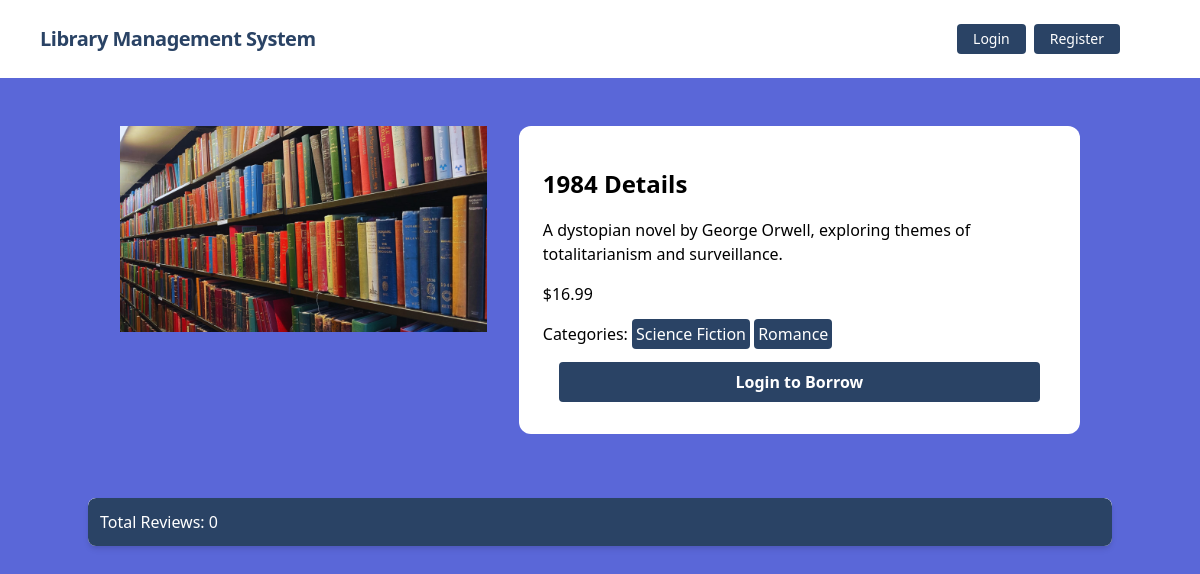
Page /books/details/5/ on the committed database.
### books/models.py (models this page shows, shortened)
class Book(models.Model):
    title = models.CharField(max_length=100)
    description = models.TextField()
    image = models.ImageField(upload_to='books/uploads', blank=True, null=True)
    price = models.FloatField()
    categories = models.ManyToManyField(Category)
    borrowers = models.ManyToManyField(User, related_name='borrowed_books', blank=True)

class Category(models.Model):
    name = models.CharField(max_length=100, unique=True)

### books/views.py (the view)
# urls.py: path('details/<int:pk>/', BookDetailsView.as_view(), name='book_details'),
class BookDetailsView(DetailView):
    model = Book
    template_name = 'books/book_details.html'
    context_object_name = 'book'
    def get_context_data(self, **kwargs):
        context = super().get_context_data(**kwargs)
        book = self.object
        context['reviews'] = Review.objects.filter(book=book)
        context['review_form'] = ReviewForm()
        return context

### books/templates/books/book_details.html (shortened to what this page needs)
{% extends "base.html" %}
{% load crispy_forms_tags %}
{% block content %}
  <div class="flex mx-8 py-12 justify-between">
    <div class="w-1/2">
      <img src="{{ book.image.url }}" alt="{{ book.title }}" class="w-72 h-96 object-cover">
    </div>
    <div class="ml-8 bg-white p-6 rounded-xl">
      <h1 class="font-bold text-2xl pt-4 pb-4">{{ book.title }} Details</h1>
      <p class="pb-4">{{ book.description }}</p>
      <p class="pb-4">${{ book.price }}</p>
      <span>Categories: </span>
      {% for category in book.categories.all %}
        <span class="text-white my-4 bg-blue-900 p-1 rounded">{{ category.name }}</span>
      {% endfor %}
      {% if user.is_authenticated %}
          {% if user in book.borrowers.all %}
              <form method="post" action="{% url 'return_book' pk=book.id %}?next={{ request.path }}" class="mt-4">
                  {% csrf_token %}
                  <div class="text-center">
                      <button name="return_book" type="submit" class="mb-2 block text-center text-white py-2 px-4 mt-2 mx-4 font-bold p-2 bg-blue-900 rounded hover:border-transparent hover:text-dark hover:bg-red-700">Return</button>
                  </div>
              </form>
          {% else %}
              <form method="post" action="{% url 'borrow_book' pk=book.id %}" class="mt-4">
                  {% csrf_token %}
                  <div class="text-center">
                      <button name="borrow_book" type="submit" class="mb-2 block text-center text-white py-2 px-4 mt-2 mx-4 font-bold p-2 bg-blue-900 rounded hover:border-transparent hover:text-dark hover:bg-red-700">Borrow</button>
                  </div>
              </form>
          {% endif %}
      {% else %}
          <p class="mt-4"><a href="{% url 'login' %}" class="mb-2 block text-center text-white py-2 px-4 mt-2 mx-4 font-bold p-2 bg-blue-900 rounded hover:border-transparent hover:text-dark hover:bg-red-700">Login to Borrow</a></p>
      {% endif %}
    </div>
  </div>
  <div class="card mt-4 bg-white rounded-lg overflow-hidden shadow-md my-12">
    <h5 class="p-3 bg-blue-900 text-white rounded-t-lg">Total Reviews: {{ reviews | length }}</h5>
  </div>
{% endblock content %}

### rows in the picture
Book: image (placeholder picture), title "1984", description "A dystopian novel by George Orwell, exploring themes of totalitarianism and surveillance.", price "16.99"
Category: name "Science Fiction"
Category: name "Romance"

### other values in the picture
{{ reviews | length }} "0"
